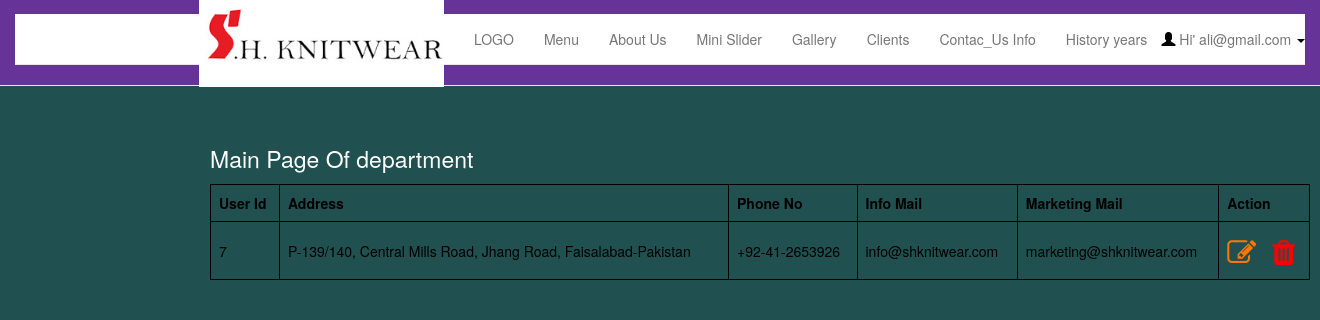
The page /admin/mange_contact_us_info.php (signed in) on the database its author committed.
### tables this page shows
CREATE TABLE `users` (
  `userId` int(11) NOT NULL,
  `userName` varchar(30) NOT NULL,
  `userEmail` varchar(60) NOT NULL,
  `userPass` varchar(255) NOT NULL
);

CREATE TABLE `contact_us_info` (
  `user_id` int(11) NOT NULL,
  `address` varchar(300) NOT NULL,
  `phon_no` varchar(100) NOT NULL,
  `info_mail` varchar(250) NOT NULL,
  `marketing_mail` varchar(255) NOT NULL
);

### admin/mange_contact_us_info.php (the view, shortened to what this page needs)
<?php
include "config.php";
include "header.php";
        ?>
<html>
<head>
<link rel="stylesheet" href="https://cdnjs.cloudflare.com/ajax/libs/font-awesome/4.7.0/css/font-awesome.min.css">
</head>
<body>
<table style="width:1100px;  margin:135px 210px; ">
<caption style="color: #fff; font-size: 23px;">Main Page Of department </caption>
<tr>
    <th>User Id</th>
    <th>Address</th>
    <th>Phone No</th>
    <th>Info Mail</th>
    <th>Marketing Mail</th>
    <th>Action</th>
</tr>
                    <?php
                        $sql = "SELECT * FROM contact_us_info ";
                           $result = $conn->query($sql);
                           if ($result->num_rows > 0) {
                            while($row = $result->fetch_assoc()) {
                            $user_id = $row["user_id"];
                            $address= $row['address'];
                            $phon_no= $row['phon_no'];
                            $info_mail= $row['info_mail'];
                            $marketing_mail= $row['marketing_mail'];
                    ?>
                    <tr>
                        <td><?php echo $user_id; ?></td>
                        <td><?php echo $address; ?></td>
                        <td><?php echo $phon_no; ?></td>
                        <td><?php echo $info_mail; ?></td>
                        <td><?php echo $marketing_mail; ?></td>
                        <td>
                            <a href="update_contact_us_info.php?id=<?php echo $user_id; ?>" style="font-size: 29px;" ><i class="fa fa-pencil-square-o" aria-hidden="true" style="color: #ff7600;"></i></a>
                            <a href="del_contact_us_info.php?id=<?php echo $user_id; ?>" onClick="return do_confirm();" style="margin-left:12px; font-size: 29px;"><i class="fa fa-trash" aria-hidden="true" style="color: red;"></i></a>
                        </td>
                    </tr>
                    <?php }} ?>
</table>
</body>
</html>

### admin/header.php (shortened to what this page needs)
<?php
	require_once 'dbconnect.php';
	$res=mysqli_query($conn,"SELECT * FROM users WHERE userId=".$_SESSION['user']);
	$userRow=mysqli_fetch_array($res);
?>
<!DOCTYPE html>
<html>
<head>
<link rel="stylesheet" href="assets/css/bootstrap.min.css" type="text/css"  />
<link rel="stylesheet" href="style.css" type="text/css" />
	<link href="http://netdna.bootstrapcdn.com/bootstrap/3.3.5/css/bootstrap.css" rel="stylesheet">
<link rel="stylesheet" href="https://cdnjs.cloudflare.com/ajax/libs/font-awesome/4.7.0/css/font-awesome.min.css">
</head>
<body style="background-color:rgb(32, 80, 80);">
	<nav class="navbar navbar-default navbar-fixed-top">
      <div class="container-fluid" style="    background: rebeccapurple;">
        <div class="navbar-header">
          <a class="navbar-brand" href="home.php"><img src="1.png"  width="169px"></a>
        </div>
        <div id="navbar" class="navbar-collapse collapse dropdown" style="margin-top:14px;">
			<div id="navbar">
					  <nav class="navbar navbar-default navbar-static-top" role="navigation">
						<div class="navbar-header">
						  <a class="navbar-brand"href="home.php"><img src="logo1.jpg" style="margin-top:-29px; width: 245px;"></a>
						</div>
						<div class="collapse navbar-collapse" id="navbar-collapse-1" style="    background: white;">
						  <ul class="nav navbar-nav">
							<li><a href="mange_logo.php">LOGO</a></li>
							<li class="dropdown">
							  <a href="home.php" class="dropdown-toggle" data-toggle="dropdown">Menu</a>
							</li>
							<li class="dropdown">
							  <a href="home.php" class="dropdown-toggle" data-toggle="dropdown">About Us</a>
							</li>
							<li class="dropdown">
							  <a href="home.php" class="dropdown-toggle" data-toggle="dropdown">Mini Slider </a>
							</li>
							<li class="dropdown">
							  <a href="home.php" class="dropdown-toggle" data-toggle="dropdown">Gallery </a>
							</li>
							<li class="dropdown">
							  <a href="home.php" class="dropdown-toggle" data-toggle="dropdown">Clients </a>
							</li>
							<li class="dropdown">
							  <a href="home.php" class="dropdown-toggle" data-toggle="dropdown">Contac_Us Info </a>
							</li>
							<li class="dropdown">
							  <a href="home.php" class="dropdown-toggle" data-toggle="dropdown">History years </a>
							</li>
						  </ul>
						</div>
						 	<ul class="nav navbar-nav navbar-right">
					            <li class="dropdown" style="margin-top:-50px;">
					              <a href="#" class="dropdown-toggle" data-toggle="dropdown" role="button" aria-haspopup="true" aria-expanded="false">
								  <span class="glyphicon glyphicon-user"></span>&nbsp;Hi' <?php echo $userRow['userEmail']; ?>&nbsp;<span class="caret"></span></a>
					            </li>
					         </ul>
					  </nav>
				</div>
        </div>
      </div>
    </nav>

### admin/style.css (style rules this page uses)
* { margin:0; padding:0; }
@media (min-width: 768px) { #navbar { text-align: center; } }

### admin/header.php (style rules this page uses)
* { padding:0px; margin:0px; color: black; }
table, th,td { border: 1px solid black; border-collapse: collapse; }
th, td { padding: 8px; }

### admin/mange_contact_us_info.php (style rules this page uses)
* { padding:0px; margin:0px; }
table, th,td { border: 1px solid black; border-collapse: collapse; }
th, td { padding: 8px; }
th { color: #000; }

### rows shown on the page
users: userEmail "ali@gmail.com"
contact_us_info: user_id "7", address "P-139/140, Central Mills Road, Jhang Road, Faisalabad-Pakistan", phon_no "+92-41-2653926", info_mail "info@shknitwear.com", marketing_mail "marketing@shknitwear.com"
